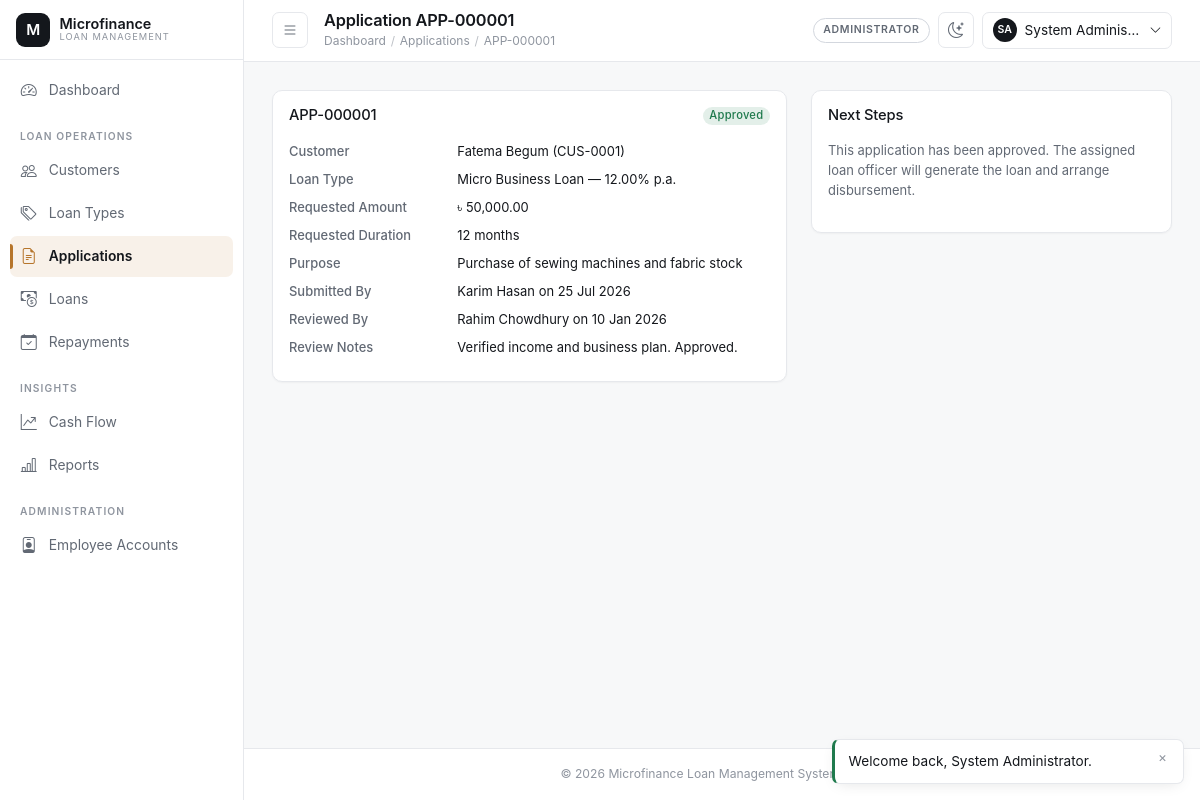
The app's page /admin/applications/view.php?id=1 (signed in) with its own data.
### tables this page shows
CREATE TABLE loan_applications (
    application_id    INT UNSIGNED AUTO_INCREMENT PRIMARY KEY,
    application_code  VARCHAR(20) NOT NULL UNIQUE,
    customer_id        INT UNSIGNED NOT NULL,
    loan_type_id        INT UNSIGNED NOT NULL,
    requested_amount   DECIMAL(14,2) NOT NULL,
    requested_duration_months INT UNSIGNED NOT NULL,
    purpose             VARCHAR(255) DEFAULT NULL,
    status               ENUM('pending','approved','rejected','returned') NOT NULL DEFAULT 'pending',
    review_notes         VARCHAR(500) DEFAULT NULL,
    submitted_by         INT UNSIGNED NOT NULL COMMENT 'user_id of officer who filed it',
    reviewed_by           INT UNSIGNED DEFAULT NULL,
    reviewed_at            DATETIME DEFAULT NULL,
    created_at              TIMESTAMP NOT NULL DEFAULT CURRENT_TIMESTAMP,
    updated_at              TIMESTAMP NOT NULL DEFAULT CURRENT_TIMESTAMP ON UPDATE CURRENT_TIMESTAMP,
    CONSTRAINT fk_apps_customer FOREIGN KEY (customer_id) REFERENCES customers(customer_id)
        ON UPDATE CASCADE ON DELETE RESTRICT,
    CONSTRAINT fk_apps_loan_type FOREIGN KEY (loan_type_id) REFERENCES loan_types(loan_type_id)
        ON UPDATE CASCADE ON DELETE RESTRICT,
    CONSTRAINT fk_apps_submitted_by FOREIGN KEY (submitted_by) REFERENCES users(user_id)
        ON UPDATE CASCADE ON DELETE RESTRICT,
    CONSTRAINT fk_apps_reviewed_by FOREIGN KEY (reviewed_by) REFERENCES users(user_id)
        ON UPDATE CASCADE ON DELETE SET NULL,
    CONSTRAINT chk_apps_amount CHECK (requested_amount > 0),
    CONSTRAINT chk_apps_duration CHECK (requested_duration_months > 0),
    INDEX idx_apps_status (status),
    INDEX idx_apps_customer (customer_id)
);

CREATE TABLE users (
    user_id        INT UNSIGNED AUTO_INCREMENT PRIMARY KEY,
    role_id        INT UNSIGNED NOT NULL,
    full_name      VARCHAR(120) NOT NULL,
    username       VARCHAR(60) NOT NULL UNIQUE,
    email          VARCHAR(120) NOT NULL UNIQUE,
    phone          VARCHAR(20) DEFAULT NULL,
    password_hash  VARCHAR(255) NOT NULL,
    status         ENUM('active','inactive','suspended') NOT NULL DEFAULT 'active',
    remember_token VARCHAR(255) DEFAULT NULL,
    last_login_at  DATETIME DEFAULT NULL,
    created_by     INT UNSIGNED DEFAULT NULL,
    created_at     TIMESTAMP NOT NULL DEFAULT CURRENT_TIMESTAMP,
    updated_at     TIMESTAMP NOT NULL DEFAULT CURRENT_TIMESTAMP ON UPDATE CURRENT_TIMESTAMP,
    CONSTRAINT fk_users_role FOREIGN KEY (role_id) REFERENCES roles(role_id)
        ON UPDATE CASCADE ON DELETE RESTRICT,
    CONSTRAINT fk_users_created_by FOREIGN KEY (created_by) REFERENCES users(user_id)
        ON UPDATE CASCADE ON DELETE SET NULL,
    INDEX idx_users_role (role_id),
    INDEX idx_users_status (status)
);

CREATE TABLE customers (
    customer_id      INT UNSIGNED AUTO_INCREMENT PRIMARY KEY,
    user_id          INT UNSIGNED NOT NULL UNIQUE,
    customer_code    VARCHAR(20) NOT NULL UNIQUE,
    national_id      VARCHAR(40) NOT NULL UNIQUE,
    date_of_birth    DATE NOT NULL,
    gender           ENUM('male','female','other') NOT NULL,
    address_line     VARCHAR(255) NOT NULL,
    city             VARCHAR(100) NOT NULL,
    occupation       VARCHAR(100) DEFAULT NULL,
    monthly_income   DECIMAL(14,2) DEFAULT NULL,
    status           ENUM('active','inactive','blacklisted') NOT NULL DEFAULT 'active',
    registered_by    INT UNSIGNED NOT NULL,
    created_at       TIMESTAMP NOT NULL DEFAULT CURRENT_TIMESTAMP,
    updated_at       TIMESTAMP NOT NULL DEFAULT CURRENT_TIMESTAMP ON UPDATE CURRENT_TIMESTAMP,
    CONSTRAINT fk_customers_user FOREIGN KEY (user_id) REFERENCES users(user_id)
        ON UPDATE CASCADE ON DELETE CASCADE,
    CONSTRAINT fk_customers_registered_by FOREIGN KEY (registered_by) REFERENCES users(user_id)
        ON UPDATE CASCADE ON DELETE RESTRICT,
    CONSTRAINT chk_customers_income CHECK (monthly_income IS NULL OR monthly_income >= 0),
    INDEX idx_customers_status (status),
    INDEX idx_customers_city (city)
);

CREATE TABLE loan_types (
    loan_type_id     INT UNSIGNED AUTO_INCREMENT PRIMARY KEY,
    type_name        VARCHAR(100) NOT NULL UNIQUE,
    description      VARCHAR(255) DEFAULT NULL,
    interest_rate    DECIMAL(5,2) NOT NULL COMMENT 'Annual % rate',
    min_amount       DECIMAL(14,2) NOT NULL,
    max_amount       DECIMAL(14,2) NOT NULL,
    min_duration_months INT UNSIGNED NOT NULL,
    max_duration_months INT UNSIGNED NOT NULL,
    processing_fee_pct DECIMAL(5,2) NOT NULL DEFAULT 0.00,
    status           ENUM('active','inactive') NOT NULL DEFAULT 'active',
    created_at       TIMESTAMP NOT NULL DEFAULT CURRENT_TIMESTAMP,
    updated_at       TIMESTAMP NOT NULL DEFAULT CURRENT_TIMESTAMP ON UPDATE CURRENT_TIMESTAMP,
    CONSTRAINT chk_loan_types_amounts CHECK (max_amount >= min_amount),
    CONSTRAINT chk_loan_types_duration CHECK (max_duration_months >= min_duration_months),
    CONSTRAINT chk_loan_types_rate CHECK (interest_rate >= 0)
);

### admin/applications/view.php (the view, shortened to what this page needs)
<?php
$id = (int) ($_GET['id'] ?? 0);
$pdo = Database::getConnection();
$stmt = $pdo->prepare(
    "SELECT a.*, uc.full_name AS customer_name, c.customer_code, lt.type_name, lt.interest_rate,
            uo.full_name AS officer_name, ur.full_name AS reviewer_name
     FROM loan_applications a
     INNER JOIN customers c ON c.customer_id = a.customer_id
     INNER JOIN users uc ON uc.user_id = c.user_id
     INNER JOIN loan_types lt ON lt.loan_type_id = a.loan_type_id
     INNER JOIN users uo ON uo.user_id = a.submitted_by
     LEFT JOIN users ur ON ur.user_id = a.reviewed_by
     WHERE a.application_id = :id"
);
$stmt->execute(['id' => $id]);
$app = $stmt->fetch();
require_once __DIR__ . '/../../includes/header.php';
?>
<div class="row g-4">
    <div class="col-lg-7">
        <div class="mfs-card p-3">
            <div class="d-flex justify-content-between align-items-start mb-3">
                <h2 class="h5 mb-0"><?= e($app['application_code']) ?></h2>
                <?= status_badge($app['status']) ?>
            </div>
            <dl class="row small mb-0">
                <dt class="col-4">Customer</dt><dd class="col-8"><?= e($app['customer_name']) ?> (<?= e($app['customer_code']) ?>)</dd>
                <dt class="col-4">Loan Type</dt><dd class="col-8"><?= e($app['type_name']) ?> — <?= number_format((float) $app['interest_rate'], 2) ?>% p.a.</dd>
                <dt class="col-4">Requested Amount</dt><dd class="col-8"><?= money($app['requested_amount']) ?></dd>
                <dt class="col-4">Requested Duration</dt><dd class="col-8"><?= (int) $app['requested_duration_months'] ?> months</dd>
                <dt class="col-4">Purpose</dt><dd class="col-8"><?= e($app['purpose'] ?? '—') ?></dd>
                <dt class="col-4">Submitted By</dt><dd class="col-8"><?= e($app['officer_name']) ?> on <?= display_date($app['created_at']) ?></dd>
                <?php if ($app['reviewed_by']): ?>
                    <dt class="col-4">Reviewed By</dt><dd class="col-8"><?= e($app['reviewer_name']) ?> on <?= display_date($app['reviewed_at']) ?></dd>
                    <dt class="col-4">Review Notes</dt><dd class="col-8"><?= e($app['review_notes'] ?? '—') ?></dd>
                <?php endif; ?>
            </dl>
        </div>
    </div>
    <div class="col-lg-5">
        <div class="mfs-card p-3">
            <h2 class="h6 mb-3">Next Steps</h2>
            <?php if ($app['status'] === 'approved'): ?>
                <p class="text-muted small">This application has been approved. The assigned loan officer will generate the loan and arrange disbursement.</p>
            <?php elseif ($app['status'] === 'returned'): ?>
                <p class="text-muted small">This application was returned to the loan officer for correction.</p>
            <?php elseif ($app['status'] === 'rejected'): ?>
                <p class="text-muted small">This application was rejected. See the review notes for the reason.</p>
            <?php else: ?>
                <p class="text-muted small">Awaiting review.</p>
            <?php endif; ?>
        </div>
    </div>
</div>
<?php require_once __DIR__ . '/../../includes/footer.php'; ?>

### includes/functions.php (shortened to what this page needs)
<?php
function e(mixed $value = null): string
{
    return htmlspecialchars((string) ($value ?? ''), ENT_QUOTES, 'UTF-8');
}
function money(mixed $amount, string $symbol = '৳'): string
{
    return $symbol . ' ' . number_format(is_numeric($amount) ? (float) $amount : 0.0, 2);
}
function display_date(?string $date, string $format = 'd M Y'): string
{
    $ts = strtotime($date);
    return $ts === false ? '—' : date($format, $ts);
}
function status_badge(string $status): string
{
    $slug = strtolower(str_replace(' ', '-', $status));
    return '<span class="badge badge-status-' . e($slug) . '">' . e(ucwords(str_replace('_', ' ', $status))) . '</span>';
}

### assets/css/style.css (style rules this page uses)
:root { color-scheme: light; --mfs-bg: #f7f8f9; --mfs-surface: #ffffff; --mfs-surface-2: #fbfbfc; --mfs-surface-3: #f1f2f4; --mfs-border: #e6e8ec; --mfs-border-strong: #d3d7de; --mfs-ink: #14171c; --mfs-ink-soft: #626974; --mfs-ink-faint: #8f959f; --mfs-accent: #b6752b; --mfs-accent-hover: #a1651f; --mfs-accent-soft: rgba(182, 117, 43, 0.10); --mfs-accent-ring: rgba(182, 117, 43, 0.26); --mfs-success: #1f7a4d; --mfs-success-soft: rgba(31, 122, 77, 0.12); --mfs-danger: #bb3b28; --mfs-danger-soft: rgba(187, 59, 40, 0.12); --mfs-warning: #b6752b; --mfs-info: #2b6d8c; --mfs-info-soft: rgba(43, 109, 140, 0.12); --mfs-radius: 10px; --mfs-radius-sm: 7px; --mfs-radius-lg: 16px; --mfs-shadow-sm: 0 1px 2px rgba(16, 18, 21, 0.04); --mfs-shadow: 0 4px 16px -6px rgba(16, 18, 21, 0.14); --mfs-shadow-lg: 0 24px 60px -28px rgba(16, 18, 21, 0.34); --mfs-sidebar-width: 244px; --mfs-sidebar-collapsed: 68px; --mfs-topbar-height: 60px; --mfs-speed: 160ms; --mfs-speed-slow: 280ms; --mfs-ease: cubic-bezier(0.4, 0, 0.2, 1); --mfs-ease-out: cubic-bezier(0.16, 1, 0.3, 1); --mfs-font: -apple-system, BlinkMacSystemFont, 'Segoe UI', Inter, Roboto, 'Helvetica Neue', Arial, 'Noto Sans', sans-serif; --mfs-font-mono: ui-monospace, SFMono-Regular, 'SF Mono', Menlo, Consolas, monospace; }
*, *::before, *::after { box-sizing: border-box; }
html { -webkit-text-size-adjust: 100%; text-size-adjust: 100%; }
body { margin: 0; background-color: var(--mfs-bg); color: var(--mfs-ink); font-family: var(--mfs-font); font-size: 0.925rem; line-height: 1.55; -webkit-font-smoothing: antialiased; -moz-osx-font-smoothing: grayscale; }
h1, h2, h3, h4, h5, h6 { color: var(--mfs-ink); font-weight: 600; letter-spacing: -0.012em; }
* { scrollbar-width: thin; scrollbar-color: var(--mfs-border-strong) transparent; }
.text-muted { color: var(--mfs-ink-soft) !important; }
dl.row dt { color: var(--mfs-ink-soft); font-weight: 500; }
dl.row dd { color: var(--mfs-ink); }
.mfs-card { background: var(--mfs-surface); border: 1px solid var(--mfs-border); border-radius: var(--mfs-radius); box-shadow: var(--mfs-shadow-sm); }
.mfs-card h2, .mfs-card h3 { font-size: 0.92rem; }
.badge { font-weight: 500; font-size: 0.7rem; letter-spacing: 0.02em; padding: 0.3em 0.6em; border-radius: 999px; }
.badge-status-active, .badge-status-approved, .badge-status-paid, .badge-status-disbursed { background: var(--mfs-success-soft); color: var(--mfs-success); }

### records on screen
loan_applications: application_code "APP-000001", status "Approved", users.full_name "Fatema Begum", customer.customer_code "CUS-0001", loan_type.type_name "Micro Business Loan", loan_type.interest_rate "12.00", requested_amount "৳ 50,000.00", requested_duration_months "12", purpose "Purchase of sewing machines and fabric stock", submitted_by.full_name "Karim Hasan", created_at "25 Jul 2026", reviewed_by.full_name "Rahim Chowdhury", reviewed_at "10 Jan 2026", review_notes "Verified income and business plan. Approved."

### other values on screen
$label "Dashboard"
$item[3] "LOAN OPERATIONS"
$label "Customers"
$label "Loan Types"
$label "Applications"
$label "Loans"
$label "Repayments"
$item[3] "INSIGHTS"
$label "Cash Flow"
$label "Reports"
$item[3] "ADMINISTRATION"
$label "Employee Accounts"
$pageTitle "Application APP-000001"
$label "APP-000001"
$user['role_name'] "ADMINISTRATOR"
